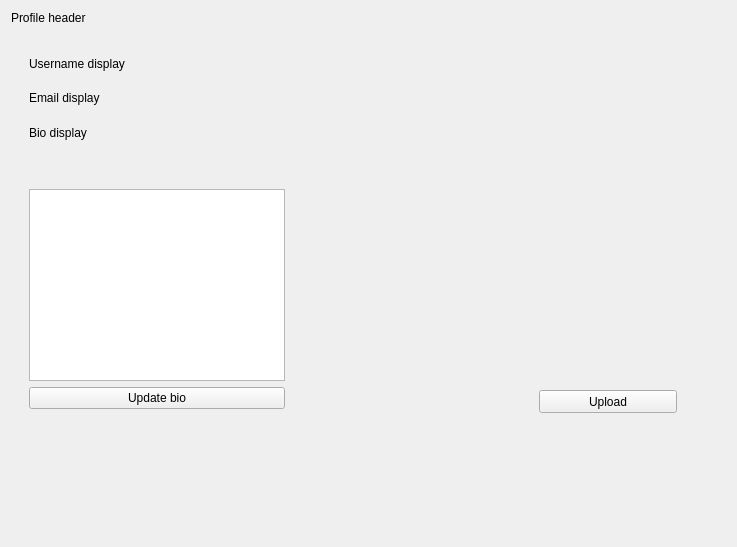
<?xml version="1.0" encoding="UTF-8"?>
<ui version="4.0">
 <class>ProfilePage</class>
 <widget class="QWidget" name="ProfilePage">
  <property name="geometry">
   <rect>
    <x>0</x>
    <y>0</y>
    <width>737</width>
    <height>547</height>
   </rect>
  </property>
  <property name="windowTitle">
   <string>Form</string>
  </property>
  <layout class="QVBoxLayout" name="verticalLayout_4">
   <item>
    <widget class="QLabel" name="profile_header">
     <property name="text">
      <string>Profile header</string>
     </property>
    </widget>
   </item>
   <item>
    <widget class="QWidget" name="widget_5" native="true">
     <layout class="QHBoxLayout" name="horizontalLayout_2">
      <item>
       <widget class="QWidget" name="widget_4" native="true">
        <layout class="QVBoxLayout" name="verticalLayout_3">
         <item>
          <widget class="QLabel" name="username_display">
           <property name="text">
            <string>Username display</string>
           </property>
          </widget>
         </item>
         <item>
          <widget class="QLabel" name="email_display">
           <property name="text">
            <string>Email display</string>
           </property>
          </widget>
         </item>
         <item>
          <widget class="QLabel" name="bio_display">
           <property name="text">
            <string>Bio display</string>
           </property>
           <property name="wordWrap">
            <bool>true</bool>
           </property>
          </widget>
         </item>
        </layout>
       </widget>
      </item>
      <item>
       <widget class="QWidget" name="widget_6" native="true">
        <layout class="QHBoxLayout" name="horizontalLayout_3">
         <item>
          <spacer name="verticalSpacer_2">
           <property name="orientation">
            <enum>Qt::Vertical</enum>
           </property>
           <property name="sizeHint" stdset="0">
            <size>
             <width>20</width>
             <height>98</height>
            </size>
           </property>
          </spacer>
         </item>
        </layout>
       </widget>
      </item>
     </layout>
    </widget>
   </item>
   <item>
    <widget class="QWidget" name="widget_3" native="true">
     <layout class="QHBoxLayout" name="horizontalLayout">
      <item>
       <widget class="QWidget" name="widget" native="true">
        <layout class="QVBoxLayout" name="verticalLayout">
         <item>
          <widget class="QTextEdit" name="bio_input"/>
         </item>
         <item>
          <widget class="QPushButton" name="update_bio_button">
           <property name="text">
            <string>Update bio</string>
           </property>
          </widget>
         </item>
        </layout>
       </widget>
      </item>
      <item>
       <spacer name="horizontalSpacer">
        <property name="orientation">
         <enum>Qt::Horizontal</enum>
        </property>
        <property name="sizeHint" stdset="0">
         <size>
          <width>40</width>
          <height>20</height>
         </size>
        </property>
       </spacer>
      </item>
      <item>
       <widget class="QWidget" name="widget_2" native="true">
        <property name="sizePolicy">
         <sizepolicy hsizetype="Expanding" vsizetype="Preferred">
          <horstretch>0</horstretch>
          <verstretch>0</verstretch>
         </sizepolicy>
        </property>
        <widget class="QPushButton" name="upload_profile_picture_button">
         <property name="geometry">
          <rect>
           <x>30</x>
           <y>210</y>
           <width>138</width>
           <height>23</height>
          </rect>
         </property>
         <property name="text">
          <string>Upload</string>
         </property>
        </widget>
        <widget class="QLabel" name="profile_picture">
         <property name="geometry">
          <rect>
           <x>9</x>
           <y>9</y>
           <width>189</width>
           <height>192</height>
          </rect>
         </property>
         <property name="sizePolicy">
          <sizepolicy hsizetype="Minimum" vsizetype="Minimum">
           <horstretch>0</horstretch>
           <verstretch>0</verstretch>
          </sizepolicy>
         </property>
         <property name="text">
          <string/>
         </property>
         <property name="scaledContents">
          <bool>true</bool>
         </property>
        </widget>
       </widget>
      </item>
     </layout>
    </widget>
   </item>
   <item>
    <spacer name="verticalSpacer">
     <property name="orientation">
      <enum>Qt::Vertical</enum>
     </property>
     <property name="sizeHint" stdset="0">
      <size>
       <width>20</width>
       <height>40</height>
      </size>
     </property>
    </spacer>
   </item>
  </layout>
 </widget>
 <resources/>
 <connections/>
</ui>
